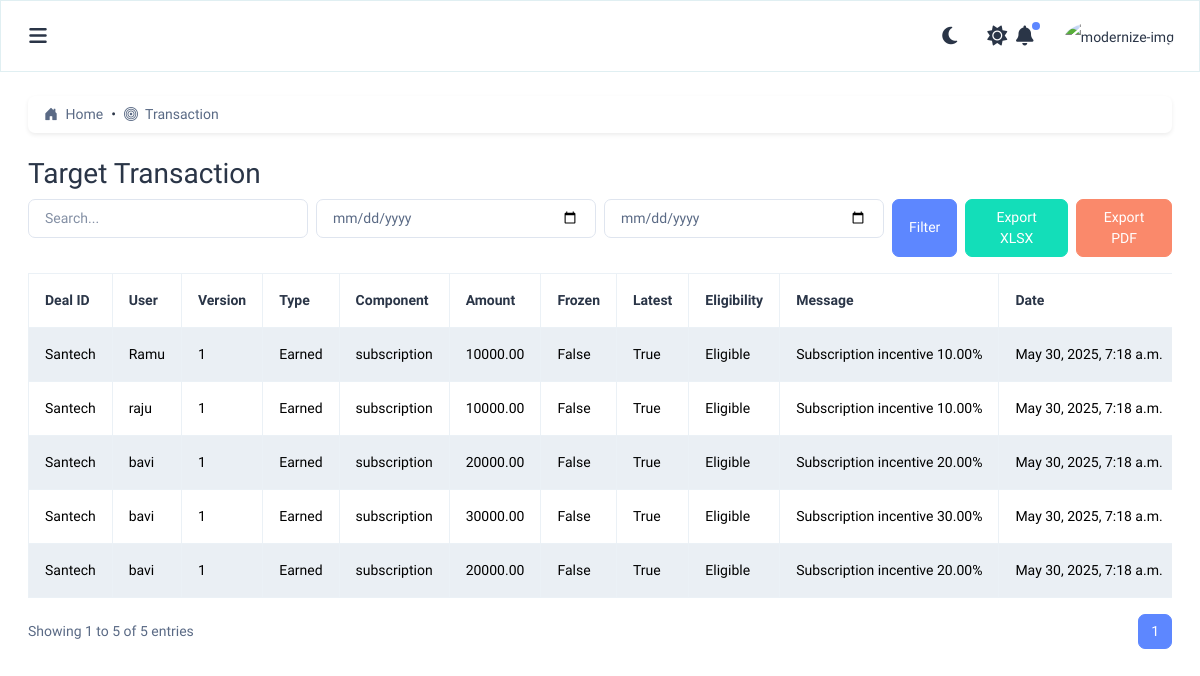
The page /targettransaction/ on the database as committed earlier.
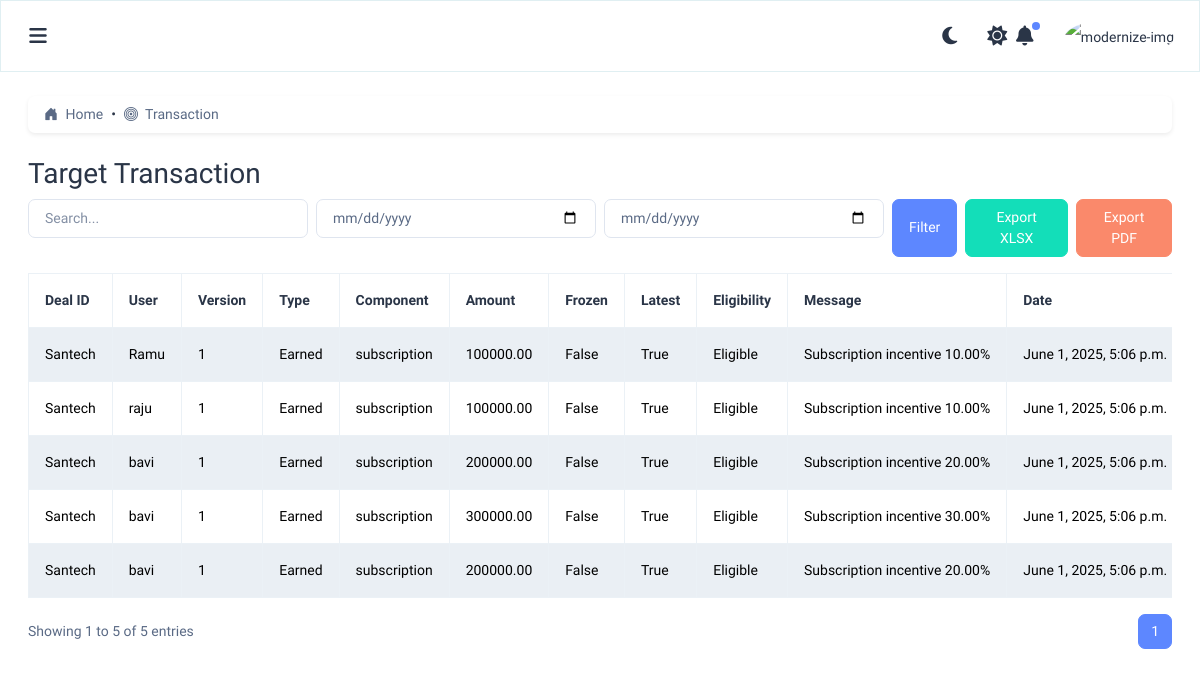
The same page on the database as committed later.
### incentives/models.py (models this page shows, shortened)
class AuditMixin(models.Model):
    created_by = models.CharField(max_length=100, null=True, blank=True)
    updated_by = models.CharField(max_length=100, null=True, blank=True)
    created_at = models.DateTimeField(default=timezone.now)
    updated_at = models.DateTimeField(auto_now=True)
    class Meta:
        abstract = True

class TargetTransaction(AuditMixin):
    DEAL_TYPE_CHOICES = [
        ('Earned', 'Earned'),
        ('To Recover', 'To Recover'),
    ]
    ELIGIBILITY_STATUS_CHOICES = [
        ('Pending', 'Pending'),
        ('Eligible', 'Eligible'),
        ('Not Eligible', 'Not Eligible'),
    ]
    TRANSACTION_COMPONENT_CHOICES = [
        ('subscription', 'Subscription'),
    ]
    deal = models.ForeignKey('Deal', on_delete=models.CASCADE, null=True, blank=True)
    user = models.ForeignKey('UserProfile', on_delete=models.CASCADE, null=True, blank=True)
    version = models.PositiveIntegerField(default=1)
    transaction_type = models.CharField(max_length=50, choices=DEAL_TYPE_CHOICES)
    incentive_component_type = models.CharField(max_length=100, choices=TRANSACTION_COMPONENT_CHOICES)
    amount = models.DecimalField(max_digits=10, decimal_places=2, default=0)
    freeze = models.BooleanField(default=False)
    is_latest = models.BooleanField(default=True)
    eligibility_status = models.CharField(max_length=50, choices=ELIGIBILITY_STATUS_CHOICES, default='Pending')
    eligibility_message = models.CharField(max_length=50, blank=True, null=True)
    transaction_date = models.DateTimeField(auto_now_add=True)
    notes = models.TextField(blank=True, null=True)
    class Meta:
        verbose_name = 'TargetTransaction'
        verbose_name_plural = 'TargetTransaction'
        ordering = ['-transaction_date']

class Deal(AuditMixin):
    DOMESTIC = 'domestic'
    INTERNATIONAL = 'international'
    DEAL_TYPE_CHOICES = [
        (DOMESTIC, 'Domestic'),
        (INTERNATIONAL, 'International'),
    ]
    clientName = models.CharField(max_length=255)
    segment = models.ForeignKey(Segment, related_name='deal_segment', on_delete=models.CASCADE, null=True, blank=True)
    dealType = models.CharField(
        max_length=15,
        choices=DEAL_TYPE_CHOICES,
        default=DOMESTIC,  # or any default you prefer
    )
    dealWonDate = models.DateField(null=True, blank=True)
    subDate = models.DateField(null=True, blank=True)
    subrenewDate = models.DateField(null=True, blank=True)
    subAmount = models.DecimalField(max_digits=10, decimal_places=2, null=True, blank=True)
    setupCharges = models.DecimalField(max_digits=10, decimal_places=2, null=True, blank=True)
    refDocs = models.FileField(upload_to='deals/ref_docs/', null=True, blank=True)
    monthlySubscription = models.DecimalField(max_digits=10, decimal_places=2)
    newMarketPenetration = models.CharField(max_length=3, choices=[('Yes', 'Yes'), ('No', 'No')])
    newMarketCountry = models.CharField(max_length=255, blank=True, null=True)
    dealownerSalesPerson = models.ForeignKey(UserProfile, related_name='deals_as_owner', on_delete=models.CASCADE, null=True, blank=True)
    followUpSalesPerson = models.ForeignKey(UserProfile, related_name='deals_as_followup', on_delete=models.CASCADE, null=True, blank=True)
    demo1SalesPerson = models.ForeignKey(UserProfile, related_name='deals_as_demo1', on_delete=models.CASCADE, null=True, blank=True)
    demo2SalesPerson = models.ForeignKey(UserProfile, related_name='deals_as_demo2', on_delete=models.CASCADE, null=True, blank=True)
    leadSource = models.ForeignKey(UserProfile, related_name='leadsource', on_delete=models.CASCADE, null=True, blank=True)
    status = models.CharField(max_length=255, default="Non Approve")

class UserProfile(AuditMixin):
    fullname = models.CharField(max_length=100)
    phone = models.CharField(max_length=15)
    mail_id = models.EmailField(unique=True)
    password = models.CharField(max_length=100)
    user_type = models.ForeignKey(Role, on_delete=models.SET_NULL, null=True, verbose_name="Role")
    team_head = models.ForeignKey(
        'self',
        on_delete=models.SET_NULL,
        null=True,
        blank=True,
        related_name='salespersons',  # Reverse relation: manager.salespersons.all()
        verbose_name="Reports To"
    )
    doj = models.DateField(verbose_name="Date of Joining")
    employee_id = models.CharField(max_length=50, unique=True)
    enable_login = models.BooleanField(default=True)
    coordinator = models.BooleanField(default=True)

### incentives/views.py (the view)
# urls.py: path('targettransaction/', views.targettransaction, name='targettransaction'),
def targettransaction(request):
    search = request.GET.get('search', '')
    from_date = request.GET.get('from_date')
    to_date = request.GET.get('to_date')
    transactions = TargetTransaction.objects.all()
    if search:
        transactions = transactions.filter(
            Q(deal_id__icontains=search) |
            Q(notes__icontains=search) |
            Q(transaction_type__icontains=search)
        )
    if from_date:
        transactions = transactions.filter(transaction_date__gte=from_date)
    if to_date:
        transactions = transactions.filter(transaction_date__lte=to_date)
    transactions = transactions.order_by('-transaction_date')
    paginator = Paginator(transactions, 10)
    page_number = request.GET.get('page')
    page_obj = paginator.get_page(page_number)
    return render(request, 'owner/reports/targettransaction.html', {
        'page_obj': page_obj,
        'search': search,
        'from_date': from_date,
        'to_date': to_date,
    })

### incentives/templatetags/permissions_tags.py (called while the page is built)
@register.filter
def has_any_permission(permissions, value):
    try:
        module, action = [s.strip() for s in value.split(",")]
        return permissions.get((module, action), False)
    except ValueError:
        return False

### incentives/templates/owner/reports/targettransaction.html (shortened to what this page needs)
{% extends 'layouts/layout.html' %}
{% load static %}  {% load permissions_tags %}
{% load form_filters %}
{% block content %}
  <div class="card mb-4 shadow-sm">
    <div class="card-body py-2 px-3">
      <nav aria-label="breadcrumb">
        <ol class="breadcrumb mb-0">
          <li class="breadcrumb-item">
            <a href="{% url 'admin_dashboard' %}" class="text-decoration-none text-primary">
              <i class="bi bi-house-door-fill me-1"></i> Home
            </a>
          </li>
          <li class="breadcrumb-item active" aria-current="page">
            <i class="bi bi-bullseye me-1"></i> Transaction
          </li>
        </ol>
      </nav>
    </div>
  </div>
  <h2>Target Transaction</h2>
<form method="get" class="row g-2 mb-3">
  <div class="col-md-3">
    <input type="text" name="search" value="{{ search }}" placeholder="Search..." class="form-control">
  </div>
  <div class="col-md-3">
    <input type="date" name="from_date" value="{{ from_date }}" class="form-control">
  </div>
  <div class="col-md-3">
    <input type="date" name="to_date" value="{{ to_date }}" class="form-control">
  </div>
  <div class="col-md-3 d-flex gap-2">
    <button type="submit" class="btn btn-primary">Filter</button>
    <a href="{% url 'transaction_export_excel' %}?search={{ search }}&from_date={{ from_date }}&to_date={{ to_date }}" class="btn btn-success">Export XLSX</a>
    <a href="{% url 'transaction_export_pdf' %}?search={{ search }}&from_date={{ from_date }}&to_date={{ to_date }}" class="btn btn-danger">Export PDF</a>
  </div>
</form>
  <div class="table-responsive">
    <table id="zero_config" class="table table-striped table-bordered text-nowrap align-middle">
      <thead>
        <tr>
          <th>Deal ID</th>
           <th>User</th>
          <th>Version</th>
          <th>Type</th>
          <th>Component</th>
          <th>Amount</th>
          <th>Frozen</th>
          <th>Latest</th>
          <th>Eligibility</th>
          <th>Message</th>
          <th>Date</th>
        </tr>
      </thead>
      <tbody>
        {% for txn in page_obj %}
        <tr>
       <td>{{ txn.deal.clientName }}</td>
            <td>{{ txn.user.fullname }}</td>
          <td>{{ txn.version }}</td>
          <td>{{ txn.transaction_type }}</td>
          <td>{{ txn.incentive_component_type }}</td>
          <td>{{ txn.amount }}</td>
          <td>{{ txn.freeze }}</td>
          <td>{{ txn.is_latest }}</td>
          <td>{{ txn.eligibility_status }}</td>
          <td>{{ txn.eligibility_message }}</td>
          <td>{{ txn.transaction_date }}</td>
        </tr>
        {% empty %}
        <tr>
          <td colspan="12" class="text-center">No Transaction found.</td>
        </tr>
        {% endfor %}
      </tbody>
    </table>
    <div class="d-flex justify-content-between align-items-center mt-3">
  <div>
    Showing {{ page_obj.start_index }} to {{ page_obj.end_index }} of {{ page_obj.paginator.count }} entries
  </div>
  <nav>
    <ul class="pagination mb-0">
      <li class="page-item active">
        <span class="page-link">{{ page_obj.number }}</span>
      </li>
    </ul>
  </nav>
</div>
  </div>
  <link rel="stylesheet" href="https://cdn.datatables.net/1.13.6/css/dataTables.bootstrap5.min.css">
{% endblock %}

Rows that differ between the two databases and show on the page:
removed TargetTransaction: deal.clientName "Santech", user.fullname "Ramu", version "1", transaction_type "Earned", incentive_component_type "subscription", amount "10000.00", freeze "False", is_latest "True", eligibility_status "Eligible", eligibility_message "Subscription incentive 10.00%", transaction_date "May 30, 2025, 7:18 a.m."
removed TargetTransaction: deal.clientName "Santech", user.fullname "raju", version "1", transaction_type "Earned", incentive_component_type "subscription", amount "10000.00", freeze "False", is_latest "True", eligibility_status "Eligible", eligibility_message "Subscription incentive 10.00%", transaction_date "May 30, 2025, 7:18 a.m."
removed TargetTransaction: deal.clientName "Santech", user.fullname "bavi", version "1", transaction_type "Earned", incentive_component_type "subscription", amount "20000.00", freeze "False", is_latest "True", eligibility_status "Eligible", eligibility_message "Subscription incentive 20.00%", transaction_date "May 30, 2025, 7:18 a.m."
removed TargetTransaction: deal.clientName "Santech", user.fullname "bavi", version "1", transaction_type "Earned", incentive_component_type "subscription", amount "30000.00", freeze "False", is_latest "True", eligibility_status "Eligible", eligibility_message "Subscription incentive 30.00%", transaction_date "May 30, 2025, 7:18 a.m."
removed TargetTransaction: deal.clientName "Santech", user.fullname "bavi", version "1", transaction_type "Earned", incentive_component_type "subscription", amount "20000.00", freeze "False", is_latest "True", eligibility_status "Eligible", eligibility_message "Subscription incentive 20.00%", transaction_date "May 30, 2025, 7:18 a.m."
added TargetTransaction: deal.clientName "Santech", user.fullname "Ramu", version "1", transaction_type "Earned", incentive_component_type "subscription", amount "100000.00", freeze "False", is_latest "True", eligibility_status "Eligible", eligibility_message "Subscription incentive 10.00%", transaction_date "June 1, 2025, 5:06 p.m."
added TargetTransaction: deal.clientName "Santech", user.fullname "raju", version "1", transaction_type "Earned", incentive_component_type "subscription", amount "100000.00", freeze "False", is_latest "True", eligibility_status "Eligible", eligibility_message "Subscription incentive 10.00%", transaction_date "June 1, 2025, 5:06 p.m."
added TargetTransaction: deal.clientName "Santech", user.fullname "bavi", version "1", transaction_type "Earned", incentive_component_type "subscription", amount "200000.00", freeze "False", is_latest "True", eligibility_status "Eligible", eligibility_message "Subscription incentive 20.00%", transaction_date "June 1, 2025, 5:06 p.m."
added TargetTransaction: deal.clientName "Santech", user.fullname "bavi", version "1", transaction_type "Earned", incentive_component_type "subscription", amount "300000.00", freeze "False", is_latest "True", eligibility_status "Eligible", eligibility_message "Subscription incentive 30.00%", transaction_date "June 1, 2025, 5:06 p.m."
added TargetTransaction: deal.clientName "Santech", user.fullname "bavi", version "1", transaction_type "Earned", incentive_component_type "subscription", amount "200000.00", freeze "False", is_latest "True", eligibility_status "Eligible", eligibility_message "Subscription incentive 20.00%", transaction_date "June 1, 2025, 5:06 p.m."
